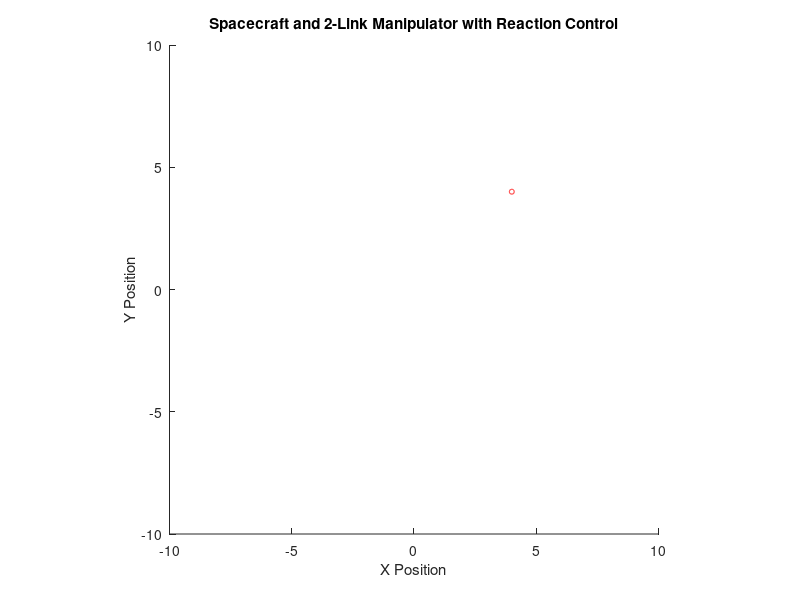

MATLAB code to generate this figure: (Note: this script raises an error after producing the figure.)
clc;
clear;
close all;

% Constants
mass_satellite = 10.0;    % Mass of the satellite
inertia_satellite = 10.0; % Moment of inertia of the satellite
l1 = 1; l2 = 1;           % Link lengths
m1 = 5; m2 = 5;           % Link masses
Lambda = diag([10, 10]);  % Gain matrix for sliding variable
Kp_end_effector = 100;    % Proportional gain
Kd_end_effector = 50;     % Damping gain
Gamma = 5 * eye(1);       % Adaptation gain matrix
boundary_limit = 10;      % Bounds for the simulation space

% Simulation parameters
t_final = 20; dt = 0.1;
num_steps = t_final / dt;
time = 0:dt:t_final-dt; % Time vector

% Initial conditions: [x, y, phi, q1, q2, vx, vy, omega, dq1, dq2, theta_hat]
state = [0; 0; 0; deg2rad(30); deg2rad(-45); 0; 0; 0; 0; 0; 1; 1]; % Initial state

% Debug: Verify initial state size
disp(['Initial state size: ', num2str(size(state, 1))]);

% Target position
target_position = [4; 4]; % 2D position
goal_tolerance = 0.1;

% Data storage
state_history = zeros(length(state), num_steps); % Preallocate with size of state
x_tilde_history = zeros(2, num_steps); % End-effector error
theta_hat_history = zeros(2, num_steps); % Adaptive parameter estimates

% Debug: Verify preallocated state_history size
disp(['State history preallocation size: ', num2str(size(state_history, 1)), ' rows, ', num2str(size(state_history, 2)), ' columns']);

for i = 1:num_steps
    % Extract current state
    position = state(1:2);     % Satellite position (2x1)
    phi = state(3);            % Satellite orientation (1x1)
    q1 = state(4); q2 = state(5); % Joint angles (1x1 each)
    velocity = state(6:7);     % Satellite velocity (2x1)
    omega = state(8);          % Satellite angular velocity (1x1)
    dq1 = state(9); dq2 = state(10); % Joint angular velocities (1x1 each)
    theta_hat = state(11:12);  % Adaptive parameter estimates (2x1)

    % Debug: Verify sizes of each component
    disp('--- Debugging state components ---');
    disp(['Position size: ', num2str(size(position, 1)), 'x', num2str(size(position, 2))]);
    disp(['Phi size: ', num2str(size(phi, 1)), 'x', num2str(size(phi, 2))]);
    disp(['q1 size: ', num2str(size(q1, 1)), 'x', num2str(size(q1, 2))]);
    disp(['q2 size: ', num2str(size(q2, 1)), 'x', num2str(size(q2, 2))]);
    disp(['Velocity size: ', num2str(size(velocity, 1)), 'x', num2str(size(velocity, 2))]);
    disp(['Omega size: ', num2str(size(omega, 1)), 'x', num2str(size(omega, 2))]);
    disp(['dq1 size: ', num2str(size(dq1, 1)), 'x', num2str(size(dq1, 2))]);
    disp(['dq2 size: ', num2str(size(dq2, 1)), 'x', num2str(size(dq2, 2))]);
    disp(['Theta_hat size: ', num2str(size(theta_hat, 1)), 'x', num2str(size(theta_hat, 2))]);
    
    % Forward kinematics
    R = [cos(phi), -sin(phi); sin(phi), cos(phi)];
    p1 = position + R * [l1 * cos(q1); l1 * sin(q1)];
    end_effector = p1 + R * [l2 * cos(q1 + q2); l2 * sin(q1 + q2)];

    % Check if the end-effector has reached the target
    if norm(end_effector - target_position) < goal_tolerance
        disp('End effector reached the target!');
        state_history = state_history(:, 1:i); % Trim unused steps
        x_tilde_history = x_tilde_history(:, 1:i); % Trim error history
        theta_hat_history = theta_hat_history(:, 1:i); % Trim parameter estimates
        break;
    end

    % Compute position and velocity errors
    x_tilde = end_effector - target_position; % Position error
    dx_tilde = velocity; % Velocity error (simplified here)

    % Sliding variable
    s = dx_tilde + Lambda * x_tilde;

    % Jacobian matrix for the 2-link manipulator
    J = [
        -l1 * sin(q1) - l2 * sin(q1 + q2), -l2 * sin(q1 + q2);
        l1 * cos(q1) + l2 * cos(q1 + q2),  l2 * cos(q1 + q2)
    ];

    % Adaptive control law
    tau_manipulator = J' * (-Kp_end_effector * x_tilde - Kd_end_effector * dx_tilde - theta_hat' * s);

     

    % Update parameter estimates (adaptation law)
    dtheta_hat = -Gamma * (s' * dx_tilde);
    theta_hat = theta_hat + dtheta_hat * dt;

    % Manipulator dynamics
    H11 = m1*0.5^2 + m2*(l1^2 + l2^2) + 2*m2*l1*l2*cos(q2) + inertia_satellite;
    H22 = m2*l2^2 + inertia_satellite;
    H12 = m2*l1*l2*cos(q2);
    H = [H11, H12; H12, H22];

    % Coriolis terms
    h = -m2 * l1 * l2 * sin(q2);
    C = [h * dq2, h * (dq1 + dq2); -h * dq1, 0];

    % Joint accelerations
    ddq = H \ (tau_manipulator - C * [dq1; dq2]);

    % Update manipulator states
    dq1 = dq1 + ddq(1) * dt; q1 = q1 + dq1 * dt;
    dq2 = dq2 + ddq(2) * dt; q2 = q2 + dq2 * dt;

    % Update spacecraft dynamics using manipulator reaction torque
    omega = omega + sum(tau_manipulator) / inertia_satellite * dt;
    phi = phi + omega * dt;

    % Ensure theta_hat is a column vector
    theta_hat = theta_hat(:); % Force theta_hat to be a column vector

    % Debug: Verify updated theta_hat size
    disp(['Updated Theta_hat size: ', num2str(size(theta_hat, 1))]);

    % Update state
    state = [position; phi; q1; q2; velocity; omega; dq1; dq2; theta_hat];

    % Debug: Verify state size
    disp(['Updated state size: ', num2str(size(state, 1))]);

    % Check state_history size before assignment
    disp(['State history size: ', num2str(size(state_history, 1))]);
    if size(state, 1) ~= size(state_history, 1)
        error('State vector size (%d) does not match state_history size (%d)', size(state, 1), size(state_history, 1));
    end

    % Assign state to history
    state_history(:, i) = state;  % Store current state

    % Log data
    x_tilde_history(:, i) = x_tilde;
    theta_hat_history(:, i) = theta_hat;
end

% Visualization
figure;
hold on;
axis equal;
xlim([-boundary_limit, boundary_limit]);
ylim([-boundary_limit, boundary_limit]);
title('Spacecraft and 2-Link Manipulator with Reaction Control');
xlabel('X Position');
ylabel('Y Position');

% Draw the target as a circle
viscircles(target_position', goal_tolerance, 'Color', 'r', 'LineWidth', 0.5);

% Define spacecraft and manipulator shapes
spacecraft_shape = [-0.5, -0.5; 0.5, -0.5; 0.5, 0.5; -0.5, 0.5]'; % Square spacecraft
link1 = [0, 0; l1, 0]';
link2 = [0, 0; l2, 0]';

% Create plots
h_spacecraft = fill(spacecraft_shape(1, :), spacecraft_shape(2, :), 'b');
h_link1 = plot([0, 0], [0, 0], 'k', 'LineWidth', 2); % Link 1
h_link2 = plot([0, 0], [0, 0], 'k', 'LineWidth', 2); % Link 2

for k = 1:size(state_history, 2)
    % Extract states
    x = state_history(1, k);
    y = state_history(2, k);
    phi = state_history(3, k);
    q1 = state_history(4, k);
    q2 = state_history(5, k);

    % Rotate and translate spacecraft
    R = [cos(phi), -sin(phi); sin(phi), cos(phi)];
    rotated_spacecraft = R * spacecraft_shape;
    set(h_spacecraft, 'XData', rotated_spacecraft(1, :) + x, 'YData', rotated_spacecraft(2, :) + y);

    % Forward kinematics for manipulator
    p1 = [x; y] + R * [l1*cos(q1); l1*sin(q1)];
    p2 = p1 + R * [l2*cos(q1 + q2); l2*sin(q1 + q2)];
    set(h_link1, 'XData', [x, p1(1)], 'YData', [y, p1(2)]);
    set(h_link2, 'XData', [p1(1), p2(1)], 'YData', [p1(2), p2(2)]);

    pause(0.05); % Control animation speed
end
hold off;


%%

clc;
clear;
close all;

% Constants
mass_satellite = 10.0;       % Mass of the satellite
inertia_satellite = 15.0;    % Moment of inertia of the satellite
l1 = 1; l2 = 1;              % Link lengths
m1 = 5; m2 = 5;              % Link masses
Lambda = diag([5, 5]);       % Sliding gain matrix
Kp_thrust = 10;              % Thruster proportional gain
Kp_orientation = 10;         % Orientation proportional gain
Gamma = diag([5, 5]);        % Adaptation gain matrix
boundary_limit = 10;         % Simulation space bounds

% Simulation Parameters
dt = 0.1;                    % Time step
t_final = 30;                % Simulation duration
num_steps = t_final / dt;    % Number of time steps
time = 0:dt:t_final;         % Time vector

% Initial Conditions
% State: [x, y, phi, q1, q2, vx, vy, omega, dq1, dq2, theta_hat, phi_hat]
state = [0; 0; 0; deg2rad(30); deg2rad(-45); 0; 0; 0; 0; 0; 1; 1];

% Target position
target_position = [5; 5];    % Target in 2D
goal_tolerance = 0.1;        % Tolerance for reaching the target

% Preallocate for Storage
state_history = zeros(length(state), num_steps);
theta_hat_history = zeros(2, num_steps);

% Main Loop
for step = 1:num_steps
    % Extract current state
    position = state(1:2);         % [x, y] (2x1 vector)
    phi = state(3);                % Orientation (scalar)
    q1 = state(4); q2 = state(5);  % Joint angles (scalars)
    velocity = state(6:7);         % Translational velocity [vx, vy] (2x1 vector)
    omega = state(8);              % Rotational velocity (scalar)
    dq1 = state(9); dq2 = state(10); % Joint angular velocities (scalars)
    theta_hat = state(11);         % Adaptive parameter for joints (scalar)
    phi_hat = state(12);           % Adaptive parameter for spacecraft orientation (scalar)

    % --- Debugging Dimensions ---
    fprintf('Step %d\n', step);
    fprintf('position: %s\n', mat2str(size(position)));
    fprintf('phi: %s\n', mat2str(size(phi)));
    fprintf('q1: %s\n', mat2str(size(q1)));
    fprintf('q2: %s\n', mat2str(size(q2)));
    fprintf('velocity: %s\n', mat2str(size(velocity)));
    fprintf('omega: %s\n', mat2str(size(omega)));
    fprintf('dq1: %s\n', mat2str(size(dq1)));
    fprintf('dq2: %s\n', mat2str(size(dq2)));
    fprintf('theta_hat: %s\n', mat2str(size(theta_hat)));
    fprintf('phi_hat: %s\n', mat2str(size(phi_hat)));

    % Enforce Consistent Dimensions
    position = position(:);    % Ensure column vector
    velocity = velocity(:);    % Ensure column vector
    theta_hat = theta_hat(:);  % Ensure scalar
    phi_hat = phi_hat(:);      % Ensure scalar

    % Forward Kinematics
    R = [cos(phi), -sin(phi); sin(phi), cos(phi)];
    p1 = position + R * [l1 * cos(q1); l1 * sin(q1)];
    end_effector = p1 + R * [l2 * cos(q1 + q2); l2 * sin(q1 + q2)];

    % Check Target Reached
    if norm(end_effector - target_position) < goal_tolerance
        disp('Target reached!');
        state_history = state_history(:, 1:step);
        theta_hat_history = theta_hat_history(:, 1:step);
        break;
    end

    % Errors
    x_tilde = end_effector - target_position;        % Position error
    dx_tilde = velocity;                             % Velocity error

    % Sliding Variable
    s = dx_tilde + Lambda * x_tilde;

    % Jacobian of the Manipulator
    J = [
        -l1 * sin(q1) - l2 * sin(q1 + q2), -l2 * sin(q1 + q2);
        l1 * cos(q1) + l2 * cos(q1 + q2),  l2 * cos(q1 + q2)
    ];

    % Adaptive Controller
    % Control torque for the manipulator
    tau_manipulator = -J' * (Kp_orientation * x_tilde + theta_hat * s);

    % Update adaptive parameters (adaptation law)
    scalar_product_joint = s' * dx_tilde;            % Scalar product for joint dynamics
    scalar_product_orientation = s' * omega;        % Scalar product for orientation dynamics

    % Update rules for adaptive parameters
    dtheta_hat = -Gamma(1, 1) * scalar_product_joint; % Joint dynamics
    dphi_hat = -Gamma(2, 2) * scalar_product_orientation; % Orientation dynamics

    % Update adaptive parameters
    theta_hat = theta_hat + dtheta_hat * dt;
    phi_hat = phi_hat + dphi_hat * dt;

    % Dynamics of the Manipulator
    % Inertia matrix
    H11 = m1 * (l1 / 2)^2 + m2 * (l1^2 + (l2 / 2)^2 + 2 * l1 * (l2 / 2) * cos(q2));
    H22 = m2 * (l2 / 2)^2;
    H12 = m2 * l1 * (l2 / 2) * cos(q2);
    H = [H11, H12; H12, H22];

    % Coriolis terms
    h = -m2 * l1 * (l2 / 2) * sin(q2);
    C = [h * dq2, h * (dq1 + dq2); -h * dq1, 0];

    % Joint accelerations
    ddq = H \ (tau_manipulator - C * [dq1; dq2]);

    % Update Joint States
    dq1 = dq1 + ddq(1) * dt; q1 = q1 + dq1 * dt;
    dq2 = dq2 + ddq(2) * dt; q2 = q2 + dq2 * dt;

    % Thruster Control
    thrust_force = -Kp_thrust * x_tilde;             % Translational control
    dposition_dt = velocity;                         % Velocity affects position
    dvelocity_dt = thrust_force / mass_satellite;    % Force affects velocity

    % Update Satellite States
    omega = omega + phi_hat * dt; % Orientation torque from adaptive controller
    phi = phi + omega * dt;

    velocity = velocity + dvelocity_dt * dt;
    position = position + dposition_dt * dt;

    % Ensure scalars are column vectors
    phi = reshape(phi, 1, 1);
    q1 = reshape(q1, 1, 1);
    q2 = reshape(q2, 1, 1);
    omega = reshape(omega, 1, 1);
    dq1 = reshape(dq1, 1, 1);
    dq2 = reshape(dq2, 1, 1);
    theta_hat = reshape(theta_hat, 1, 1);
    phi_hat = reshape(phi_hat, 1, 1);
    
    % Update State
    state = [position; phi; q1; q2; velocity; omega; dq1; dq2; theta_hat; phi_hat];

    % Log Data
    state_history(:, step) = state;
    theta_hat_history(:, step) = [theta_hat; phi_hat];
end

% Visualization of Adaptive Parameters
figure;
plot(time(1:size(theta_hat_history, 2)), theta_hat_history(1, :), 'r', ...
     time(1:size(theta_hat_history, 2)), theta_hat_history(2, :), 'b');
title('Adaptive Parameter Estimates');
xlabel('Time (s)');
ylabel('Theta Hat');
legend('\theta_{hat} for Joints', '\phi_{hat} for Orientation');

%%
clc;
clear;
close all;

% Constants
mass_satellite = 10.0;       % Mass of the satellite
inertia_satellite = 15.0;    % Moment of inertia of the satellite
l1 = 1; l2 = 1;              % Link lengths
m1 = 5; m2 = 5;              % Link masses
Lambda = diag([5, 5]);       % Sliding gain matrix
Kp_thrust = 10;              % Thruster proportional gain
Kp_orientation = 10;         % Orientation proportional gain
Gamma = diag([5, 5]);        % Adaptation gain matrix
boundary_limit = 10;         % Simulation space bounds

% Simulation Parameters
dt = 0.1;                    % Time step
t_final = 30;                % Simulation duration
num_steps = t_final / dt;    % Number of time steps
time = 0:dt:t_final;         % Time vector

% Initial Conditions
state = [0; 0; 0; deg2rad(30); deg2rad(-45); 0; 0; 0; 0; 0; 1; 1]; % State: [x, y, phi, q1, q2, vx, vy, omega, dq1, dq2, theta_hat, phi_hat]

% Target position
target_position = [5; 5];    % Target in 2D
goal_tolerance = 0.1;        % Tolerance for reaching the target

% Preallocate for Storage
state_history = zeros(length(state), num_steps);
theta_hat_history = zeros(2, num_steps);

% Main Loop
for step = 1:num_steps
    % Extract current state
    position = state(1:2);
    phi = state(3);
    q1 = state(4); q2 = state(5);
    velocity = state(6:7);
    omega = state(8);
    dq1 = state(9); dq2 = state(10);
    theta_hat = state(11);
    phi_hat = state(12);

    % Ensure all state variables are properly formatted
    position = position(:);    % Ensure column vector
    velocity = velocity(:);    % Ensure column vector
    % Scalars, no need for reshape
    %phi = reshape(phi, 1, 1);
    %q1 = reshape(q1, 1, 1);
    %q2 = reshape(q2, 1, 1);
    %omega = reshape(omega, 1, 1);
    %dq1 = reshape(dq1, 1, 1);
    %dq2 = reshape(dq2, 1, 1);
    %theta_hat = reshape(theta_hat, 1, 1);
    %phi_hat = reshape(phi_hat, 1, 1);

    % Forward Kinematics
    R = [cos(phi), -sin(phi); sin(phi), cos(phi)];
    p1 = position + R * [l1 * cos(q1); l1 * sin(q1)];
    end_effector = p1 + R * [l2 * cos(q1 + q2); l2 * sin(q1 + q2)];

    % Check Target Reached
    if norm(end_effector - target_position) < goal_tolerance
        disp('Target reached!');
        state_history = state_history(:, 1:step);
        theta_hat_history = theta_hat_history(:, 1:step);
        break;
    end

    % Errors
    x_tilde = end_effector - target_position;
    dx_tilde = velocity;

    % Sliding Variable
    s = dx_tilde + Lambda * x_tilde;

    % Jacobian of the Manipulator
    J = [
        -l1 * sin(q1) - l2 * sin(q1 + q2), -l2 * sin(q1 + q2);
        l1 * cos(q1) + l2 * cos(q1 + q2),  l2 * cos(q1 + q2)
    ];

    % Adaptive Controller
    tau_manipulator = -J' * (Kp_orientation * x_tilde + theta_hat * s);

    % Update adaptive parameters (adaptation law)
    scalar_product_joint = s' * dx_tilde;
    scalar_product_orientation = s' * omega;

    % Update rules for adaptive parameters
    dtheta_hat = -Gamma(1, 1) * scalar_product_joint;
    dphi_hat = -Gamma(2, 2) * scalar_product_orientation;

    % Update adaptive parameters
    theta_hat = theta_hat + dtheta_hat * dt;
    phi_hat = phi_hat + dphi_hat * dt;

    % Dynamics of the Manipulator
    H11 = m1 * (l1 / 2)^2 + m2 * (l1^2 + (l2 / 2)^2 + 2 * l1 * (l2 / 2) * cos(q2));
    H22 = m2 * (l2 / 2)^2;
    H12 = m2 * l1 * (l2 / 2) * cos(q2);
    H = [H11, H12; H12, H22];

    % Coriolis terms
    h = -m2 * l1 * (l2 / 2) * sin(q2);
    C = [h * dq2, h * (dq1 + dq2); -h * dq1, 0];

    % Joint accelerations
    ddq = H \ (tau_manipulator - C * [dq1; dq2]);

    % Update Joint States
    dq1 = dq1 + ddq(1) * dt; q1 = q1 + dq1 * dt;
    dq2 = dq2 + ddq(2) * dt; q2 = q2 + dq2 * dt;

    % Thruster Control
    thrust_force = -Kp_thrust * x_tilde;
    dposition_dt = velocity;
    dvelocity_dt = thrust_force / mass_satellite;

    % Update Satellite States
    omega = omega + phi_hat * dt;
    phi = phi + omega * dt;
    velocity = velocity + dvelocity_dt * dt;
    position = position + dposition_dt * dt;

    % Update State
    % Ensure all components are explicitly column vectors or scalars
    position = position(:);    % Force 2x1 column vector
    velocity = velocity(:);    % Force 2x1 column vector
    phi = phi(:);              % Force scalar as column vector (1x1)
    q1 = q1(:);                % Force scalar as column vector (1x1)
    q2 = q2(:);                % Force scalar as column vector (1x1)
    omega = omega(:);          % Force scalar as column vector (1x1)
    dq1 = dq1(:);              % Force scalar as column vector (1x1)
    dq2 = dq2(:);              % Force scalar as column vector (1x1)
    theta_hat = theta_hat(:);  % Ensure column vector (1x1)
    phi_hat = phi_hat(:);      % Ensure column vector (1x1)
    
    % Concatenate all components into the state vector
    state = [position; phi; q1; q2; velocity; omega; dq1; dq2; theta_hat; phi_hat];

    % % Separate history storage and reload state
    % state = [position; phi; q1; q2; velocity; omega; dq1; dq2; theta_hat; phi_hat];

    % Log Data
    state_history(:, step) = state;
    theta_hat_history(:, step) = [theta_hat; phi_hat];
end

% Visualization of Adaptive Parameters
figure;
plot(time(1:size(theta_hat_history, 2)), theta_hat_history(1, :), 'r', ...
     time(1:size(theta_hat_history, 2)), theta_hat_history(2, :), 'b');
title('Adaptive Parameter Estimates');
xlabel('Time (s)');
ylabel('Theta Hat');
legend('\theta_{hat} for Joints', '\phi_{hat} for Orientation');

%% WORKING ADAPTIVE CONTROL !!!!
clc;
clear;
close all;

% Constants
mass_satellite = 10.0;    % Mass of the satellite
inertia_satellite = 10.0; % Moment of inertia of the satellite
l1 = 1; l2 = 1;           % Link lengths
Kp_end_effector = 100;    % End-effector proportional gain
Kd_end_effector = 50;     % End-effector damping gain
gamma = 5;                % Adaptation gain for parameter updates
thruster_force = 0.2;     % Thruster boost
boundary_limit = 10;      % Bounds for the simulation space

% Limits
q_limit = deg2rad(150);    % Maximum joint angle limit
dq_limit = deg2rad(50);    % Maximum joint velocity limit
omega_limit = 1;           % Maximum satellite angular velocity

% Simulation parameters
t_final = 100; dt = 0.1;
num_steps = t_final / dt;
time = 0:dt:t_final-dt; % Time vector

% Initial conditions: [x, y, theta, q1, q2, vx, vy, omega, dq1, dq2]
state = [0; 0; 0; deg2rad(30); deg2rad(-45); 0; 0; 0; 0; 0]; % Initial state

% Adaptive parameters (initial estimates)
m1_hat = 1.0; % Estimated mass of link 1
m2_hat = 1.0; % Estimated mass of link 2

% Target position
target_position = [4; 4]; % 2D position
goal_tolerance = 0.1;

% Data storage for analysis and visualization
state_history = zeros(length(state), num_steps);
x_tilde_history = zeros(2, num_steps); % End-effector error
m1_hat_history = zeros(1, num_steps); % Adaptive parameter m1_hat
m2_hat_history = zeros(1, num_steps); % Adaptive parameter m2_hat

for i = 1:num_steps
    % Store state
    state_history(:, i) = state;
    m1_hat_history(i) = m1_hat;
    m2_hat_history(i) = m2_hat;

    % Extract current values
    position = state(1:2);
    phi = state(3); % Current orientation
    q1 = state(4); q2 = state(5);
    velocity = state(6:7);
    omega = state(8);
    dq1 = state(9); dq2 = state(10);

    % Compute current end-effector position using forward kinematics
    R = [cos(phi), -sin(phi); sin(phi), cos(phi)];
    p1 = position + R * [l1 * cos(q1); l1 * sin(q1)];
    end_effector = p1 + R * [l2 * cos(q1 + q2); l2 * sin(q1 + q2)];

    % Check if the end effector has reached the target
    if norm(end_effector - target_position) < goal_tolerance
        disp('End effector reached the target!');
        state_history = state_history(:, 1:i); % Trim unused steps
        x_tilde_history = x_tilde_history(:, 1:i); % Trim error history
        m1_hat_history = m1_hat_history(1:i);
        m2_hat_history = m2_hat_history(1:i);
        break;
    end

    % End-effector control
    x_tilde = end_effector - target_position; % Position error
    dx_tilde = R * ([l1 * -sin(q1), -l2 * sin(q1 + q2); l1 * cos(q1), l2 * cos(q1 + q2)] * [dq1; dq2]); % Velocity error
    x_tilde_history(:, i) = x_tilde; % Log position error

    % Jacobian matrix for the 2-link manipulator
    J = [
        -l1 * sin(q1) - l2 * sin(q1 + q2), -l2 * sin(q1 + q2);
        l1 * cos(q1) + l2 * cos(q1 + q2),  l2 * cos(q1 + q2)
    ];

    % PD control for the manipulator in end-effector space
    tau_manipulator = -J' * (Kp_end_effector * x_tilde + Kd_end_effector * dx_tilde);

    % Adaptive control law
    m1_hat_dot = -gamma * (l1 * cos(q1)) * x_tilde(1);
    m2_hat_dot = -gamma * (l2 * cos(q1 + q2)) * x_tilde(1);

    % Update adaptive parameters
    m1_hat = max(m1_hat + m1_hat_dot * dt, 0); % Ensure non-negative
    m2_hat = max(m2_hat + m2_hat_dot * dt, 0); % Ensure non-negative

    % Reaction torque from manipulator affects spacecraft
    tau_reaction = -sum(tau_manipulator); % Reaction torque on spacecraft

    % Dynamics of manipulator
    H11 = m1_hat * 0.5^2 + m2_hat * (l1^2 + l2^2) + 2 * m2_hat * l1 * l2 * cos(q2) + inertia_satellite;
    H22 = m2_hat * l2^2 + inertia_satellite;
    H12 = m2_hat * l1 * l2 * cos(q2);
    H = [H11, H12; H12, H22];

    % Velocity-dependent forces (Coriolis)
    h = -m2_hat * l1 * l2 * sin(q2);
    C = [h * dq2, h * (dq1 + dq2); -h * dq1, 0];

    % Joint accelerations
    ddq = H \ (tau_manipulator - C * [dq1; dq2]);

    % Update manipulator state with limits
    dq1 = max(min(dq1 + ddq(1) * dt, dq_limit), -dq_limit);
    dq2 = max(min(dq2 + ddq(2) * dt, dq_limit), -dq_limit);
    q1 = max(min(q1 + dq1 * dt, q_limit), -q_limit);
    q2 = max(min(q2 + dq2 * dt, q_limit), -q_limit);

    % Update spacecraft dynamics using manipulator reaction torque
    domega_dt = tau_reaction / inertia_satellite; % Angular acceleration
    omega = max(min(omega + domega_dt * dt, omega_limit), -omega_limit); % Update angular velocity
    phi = phi + omega * dt; % Update orientation

    % Thruster control: Constant thrust toward target
    position_error = target_position - position; % Error in spacecraft position
    thrust = thruster_force * position_error / max(norm(position_error), 1e-6); % Normalize thrust vector

    % Compute spacecraft translational dynamics
    dposition_dt = velocity; % Velocity affects position
    dvelocity_dt = thrust / mass_satellite; % Thrusters affect velocity
    position = position + dposition_dt * dt;
    velocity = velocity + dvelocity_dt * dt;

    % Update state vector
    state = [position; phi; q1; q2; velocity; omega; dq1; dq2];
end

% Visualization
figure;
hold on;
axis equal;
xlim([-boundary_limit, boundary_limit]);
ylim([-boundary_limit, boundary_limit]);
title('Spacecraft and 2-Link Manipulator with Reaction Control');
xlabel('X Position');
ylabel('Y Position');

% Draw the target as a circle
viscircles(target_position', goal_tolerance, 'Color', 'r', 'LineWidth', 0.5);

% Define spacecraft and manipulator shapes
spacecraft_shape = [-0.5, -0.5; 0.5, -0.5; 0.5, 0.5; -0.5, 0.5]'; % Square spacecraft
link1 = [0, 0; l1, 0]';
link2 = [0, 0; l2, 0]';

% Create plots
h_spacecraft = fill(spacecraft_shape(1, :), spacecraft_shape(2, :), 'b');
h_link1 = plot([0, 0], [0, 0], 'k', 'LineWidth', 2); % Link 1
h_link2 = plot([0, 0], [0, 0], 'k', 'LineWidth', 2);

for k = 1:size(state_history, 2)
    % Extract states
    x = state_history(1, k);
    y = state_history(2, k);
    phi = state_history(3, k);
    q1 = state_history(4, k);
    q2 = state_history(5, k);

    % Rotate and translate spacecraft
    R = [cos(phi), -sin(phi); sin(phi), cos(phi)];
    rotated_spacecraft = R * spacecraft_shape;
    set(h_spacecraft, 'XData', rotated_spacecraft(1, :) + x, 'YData', rotated_spacecraft(2, :) + y);

    % Forward kinematics for manipulator
    p1 = [x; y] + R * [l1*cos(q1); l1*sin(q1)];
    p2 = p1 + R * [l2*cos(q1 + q2); l2*sin(q1 + q2)];
    set(h_link1, 'XData', [x, p1(1)], 'YData', [y, p1(2)]);
    set(h_link2, 'XData', [p1(1), p2(1)], 'YData', [p1(2), p2(2)]);

    pause(0.05); % Control animation speed
end
hold off;


% Parameter adaptation and error plots
figure;

% % Adaptive parameter estimates (m1_hat and m2_hat)
% subplot(3, 1, 1);
% plot(time(1:length(m1_hat_history)), m1_hat_history, 'r', 'LineWidth', 1.5);
% hold on;
% plot(time(1:length(m2_hat_history)), m2_hat_history, 'b', 'LineWidth', 1.5);
% title('Adaptive Parameters Over Time (Mass Estimates)');
% xlabel('Time (s)');
% ylabel('Mass Estimates');
% legend('m1\_hat', 'm2\_hat');
% grid on;
% 
% % Adaptive parameter estimates for q1 and q2
% subplot(3, 1, 2);
% q1_history = rad2deg(state_history(4, 1:size(m1_hat_history, 2))); % q1 in degrees
% q2_history = rad2deg(state_history(5, 1:size(m2_hat_history, 2))); % q2 in degrees
% plot(time(1:length(q1_history)), q1_history, 'm', 'LineWidth', 1.5);
% hold on;
% plot(time(1:length(q2_history)), q2_history, 'c', 'LineWidth', 1.5);
% title('Adaptive Parameters for Joint Angles Over Time');
% xlabel('Time (s)');
% ylabel('Joint Angles (Degrees)');
% legend('q1', 'q2');
% grid on;
% 
% % End-effector error over time
% subplot(3, 1, 3);
plot(time(1:size(x_tilde_history, 2)), vecnorm(x_tilde_history, 2, 1), 'k', 'LineWidth', 1.5);
title('End-Effector Error Over Time');
xlabel('Time (s)');
ylabel('Error (m)');
grid on;



%% Slightly simplified Adaptive controller (not as robust though)

clc;
clear;
close all;

% Constants
mass_satellite = 10.0;    % Mass of the satellite
inertia_satellite = 10.0; % Moment of inertia of the satellite
l1 = 1; l2 = 1;           % Link lengths
m1_hat = 5; m2_hat = 5;   % Initial adaptive mass estimates
Kp_end_effector = 100;    % End-effector proportional gain
Kd_end_effector = 50;     % End-effector damping gain
gamma = 0.1;              % Adaptation gain
thruster_force = 0.2;     % Thruster boost
boundary_limit = 10;      % Bounds for the simulation space

% Limits
q_limit = deg2rad(150);    % Maximum joint angle limit
dq_limit = deg2rad(50);    % Maximum joint velocity limit
omega_limit = 1;           % Maximum satellite angular velocity

% Simulation parameters
t_final = 200; dt = 0.1;
num_steps = t_final / dt;
time = 0:dt:t_final-dt; % Time vector

% Initial conditions: [x, y, theta, q1, q2, vx, vy, omega, dq1, dq2]
state = [0; 0; 0; deg2rad(30); deg2rad(-45); 0; 0; 0; 0; 0]; % Initial state

% Target position
target_position = [4; 4]; % 2D position
goal_tolerance = 0.1;

% Initialize History Arrays
state_history = zeros(length(state), num_steps);
x_tilde_history = zeros(2, num_steps); % End-effector error history
m1_hat_history = zeros(1, num_steps);  % Adaptive mass estimate for link 1
m2_hat_history = zeros(1, num_steps);  % Adaptive mass estimate for link 2

for i = 1:num_steps
    % Store state
    state_history(:, i) = state;

    % Extract current values
    position = state(1:2);
    phi = state(3); % Current orientation
    q1 = state(4); q2 = state(5);
    velocity = state(6:7);
    omega = state(8);
    dq1 = state(9); dq2 = state(10);

    % Compute current end-effector position using forward kinematics
    R = [cos(phi), -sin(phi); sin(phi), cos(phi)];
    p1 = position + R * [l1 * cos(q1); l1 * sin(q1)];
    end_effector = p1 + R * [l2 * cos(q1 + q2); l2 * sin(q1 + q2)];

    % Check if the end effector has reached the target
    if norm(end_effector - target_position) < goal_tolerance
        disp('End effector reached the target!');
        state_history = state_history(:, 1:i); % Trim unused steps
        x_tilde_history = x_tilde_history(:, 1:i); % Trim error history
        m1_hat_history = m1_hat_history(1:i); % Trim parameter history
        m2_hat_history = m2_hat_history(1:i); % Trim parameter history
        break;
    end

    % End-effector control
    x_tilde = end_effector - target_position; % Position error
    dx_tilde = R * ([l1 * -sin(q1), -l2 * sin(q1 + q2); l1 * cos(q1), l2 * cos(q1 + q2)] * [dq1; dq2]); % Velocity error
    x_tilde_history(:, i) = x_tilde; % Log position error

    % Jacobian matrix for the 2-link manipulator
    J = [
        -l1 * sin(q1) - l2 * sin(q1 + q2), -l2 * sin(q1 + q2);
        l1 * cos(q1) + l2 * cos(q1 + q2),  l2 * cos(q1 + q2)
    ];

    % Adaptive parameter update laws
    m1_hat_dot = -gamma * (x_tilde' * [l1 * cos(q1); 0]);
    m2_hat_dot = -gamma * (x_tilde' * [l2 * cos(q1 + q2); 0]);
    m1_hat = m1_hat + m1_hat_dot * dt;
    m2_hat = m2_hat + m2_hat_dot * dt;

    % Store adaptive parameter values
    m1_hat_history(i) = m1_hat;
    m2_hat_history(i) = m2_hat;

    % PD control for the manipulator in end-effector space
    tau_manipulator = -J' * (Kp_end_effector * x_tilde + Kd_end_effector * dx_tilde);

    % Dynamics of manipulator
    H11 = m1_hat * 0.5^2 + m2_hat * (l1^2 + l2^2) + 2 * m2_hat * l1 * l2 * cos(q2) + inertia_satellite;
    H22 = m2_hat * l2^2 + inertia_satellite;
    H12 = m2_hat * l1 * l2 * cos(q2);
    H = [H11, H12; H12, H22];

    % Velocity-dependent forces (Coriolis)
    h = -m2_hat * l1 * l2 * sin(q2);
    C = [h * dq2, h * (dq1 + dq2); -h * dq1, 0];

    % Joint accelerations
    ddq = H \ (tau_manipulator - C * [dq1; dq2]);

    % Update manipulator state
    dq1 = dq1 + ddq(1) * dt; q1 = q1 + dq1 * dt;
    dq2 = dq2 + ddq(2) * dt; q2 = q2 + dq2 * dt;

    % Update spacecraft dynamics
    domega_dt = sum(tau_manipulator) / inertia_satellite; % Reaction torque
    omega = omega + domega_dt * dt;
    phi = phi + omega * dt;

    % Thruster control
    position_error = target_position - position;
    thrust = thruster_force * position_error / max(norm(position_error), 1e-6);

    % Compute spacecraft translational dynamics
    dposition_dt = velocity;
    dvelocity_dt = thrust / mass_satellite;
    position = position + dposition_dt * dt;
    velocity = velocity + dvelocity_dt * dt;

    % Update state vector
    state = [position; phi; q1; q2; velocity; omega; dq1; dq2];
end

% Visualization
figure;
hold on;
axis equal;
xlim([-boundary_limit, boundary_limit]);
ylim([-boundary_limit, boundary_limit]);
title('Spacecraft and 2-Link Manipulator with Reaction Control');
xlabel('X Position (m)');
ylabel('Y Position (m)');

% Draw the target as a circle
viscircles(target_position', goal_tolerance, 'Color', 'r', 'LineWidth', 0.5);

% Define spacecraft and manipulator shapes
spacecraft_shape = [-0.5, -0.5; 0.5, -0.5; 0.5, 0.5; -0.5, 0.5]'; % Square spacecraft
link1 = [0, 0; l1, 0]';
link2 = [0, 0; l2, 0]';

% Create plots
h_spacecraft = fill(spacecraft_shape(1, :), spacecraft_shape(2, :), 'b');
h_link1 = plot([0, 0], [0, 0], 'k', 'LineWidth', 2); % Link 1
h_link2 = plot([0, 0], [0, 0], 'k', 'LineWidth', 2);

for k = 1:size(state_history, 2)
    % Extract states
    x = state_history(1, k);
    y = state_history(2, k);
    phi = state_history(3, k);
    q1 = state_history(4, k);
    q2 = state_history(5, k);

    % Rotate and translate spacecraft
    R = [cos(phi), -sin(phi); sin(phi), cos(phi)];
    rotated_spacecraft = R * spacecraft_shape;
    set(h_spacecraft, 'XData', rotated_spacecraft(1, :) + x, 'YData', rotated_spacecraft(2, :) + y);

    % Forward kinematics for manipulator
    p1 = [x; y] + R * [l1*cos(q1); l1*sin(q1)];
    p2 = p1 + R * [l2*cos(q1 + q2); l2*sin(q1 + q2)];
    set(h_link1, 'XData', [x, p1(1)], 'YData', [y, p1(2)]);
    set(h_link2, 'XData', [p1(1), p2(1)], 'YData', [p1(2), p2(2)]);

    pause(0.05); % Control animation speed
end
hold off;

% Adaptive parameter and error plots
figure;

% Adaptive parameter estimates
subplot(2, 1, 1);
plot(time(1:length(m1_hat_history)), m1_hat_history, 'r', 'LineWidth', 1.5);
hold on;
plot(time(1:length(m2_hat_history)), m2_hat_history, 'b', 'LineWidth', 1.5);
title('Adaptive Parameters Over Time');
xlabel('Time (s)');
ylabel('Parameter Value');
legend('m1\_hat', 'm2\_hat');
grid on;

% End-effector error
subplot(2, 1, 2);
plot(time(1:size(x_tilde_history, 2)), vecnorm(x_tilde_history, 2, 1), 'k', 'LineWidth', 1.5);
title('End-Effector Error Over Time');
xlabel('Time (s)');
ylabel('Error (m)');
grid on;

